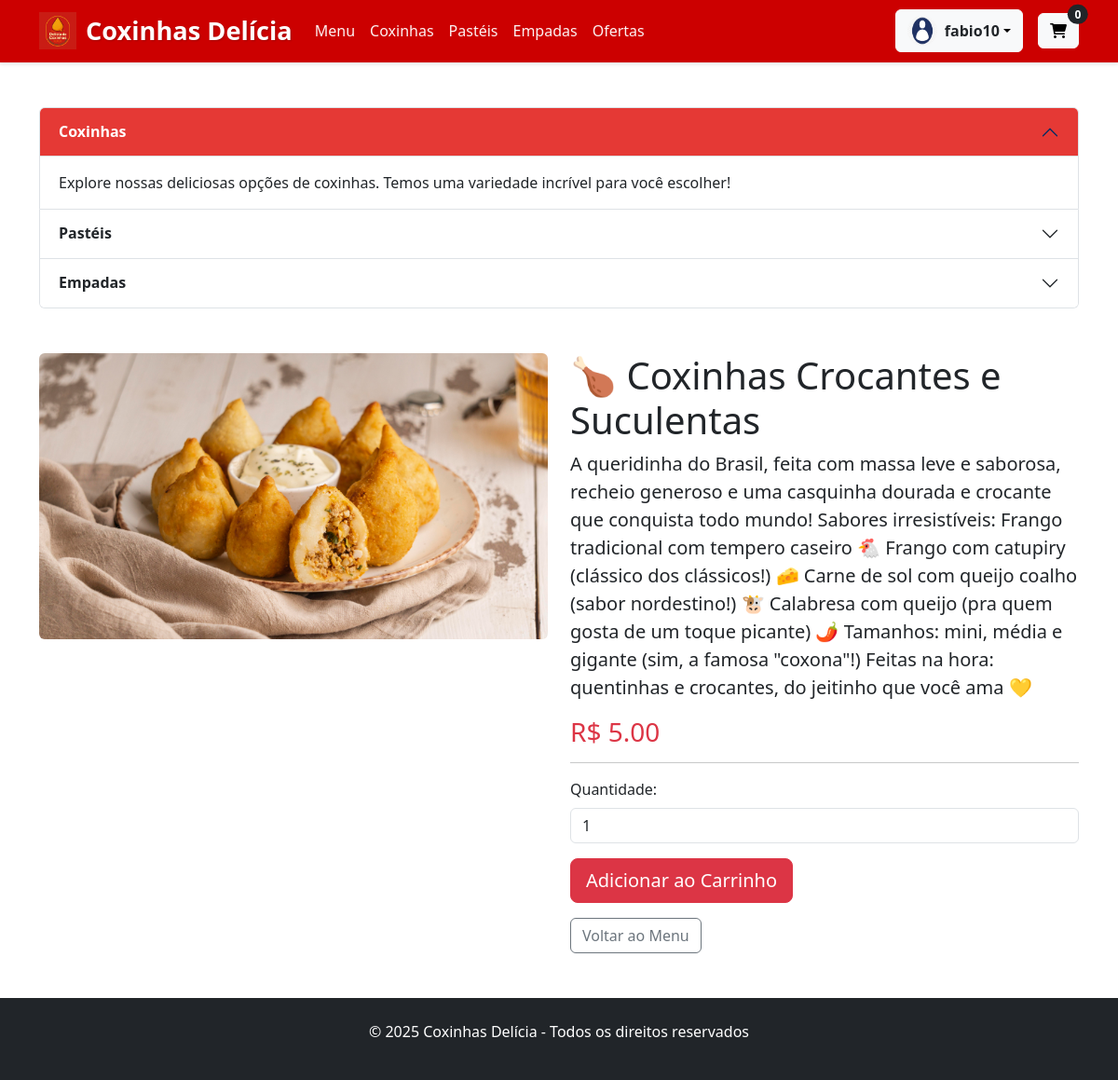
/produto/3/ (signed in), run on the app's committed database.
### cardapio/models.py (models this page shows, shortened)
class Usuario(AbstractUser):
    endereco = models.TextField(blank=True)
    telefone = models.CharField(max_length=15, default='')
    cep = models.CharField(max_length=9, verbose_name='CEP', default='00000-000')
    cidade = models.CharField(max_length=100, default='Não informado')
    rua = models.CharField(max_length=200, default='Não informado')
    numero = models.CharField(max_length=10, default='S/N')
    complemento = models.CharField(max_length=100, blank=True)
    class Meta:
        verbose_name = 'Cliente'
        verbose_name_plural = 'Clientes'

class Produto(models.Model):
    nome = models.CharField(max_length=100, verbose_name='Nome do Produto')
    descricao = models.TextField(verbose_name='Descrição', blank=True, null=True)
    preco = models.DecimalField(
        max_digits=6,
        decimal_places=2,
        verbose_name='Preço',
        validators=[MinValueValidator(Decimal('0.01'))]
    )
    categoria = models.ForeignKey('Categoria', on_delete=models.SET_NULL, null=True, blank=True)
    imagem = models.ImageField(upload_to='produtos/', blank=True, null=True)
    disponivel = models.BooleanField(default=True)
    data_cadastro = models.DateTimeField(default=timezone.now)
    class Meta:
        verbose_name = 'Produto'
        ordering = ['nome']

### cardapio/views.py (the view)
# urls.py: path('produto/<int:pk>/', views.ProdutoDetailView.as_view(), name='detalhe_produto'),
class ProdutoDetailView(LoginRequiredMixin, DetailView):
    model = Produto
    template_name = 'cardapio/detalhe_produto.html'
    context_object_name = 'produto'
    login_url = '/login/'

### cardapio/templates/cardapio/detalhe_produto.html (shortened to what this page needs)
{% extends 'cardapio/base.html' %}
{% block content %}
<div class="container my-5">
    <div class="row">
        <div class="col-md-6">
            <img src="{{ produto.imagem.url }}" class="img-fluid rounded" alt="{{ produto.nome }}">
        </div>
        <div class="col-md-6">
            <h1>{{ produto.nome }}</h1>
            <p class="lead">{{ produto.descricao }}</p>
            <h3 class="text-danger">R$ {{ produto.preco }}</h3>
            <hr>
            <form method="post" action="{% url 'adicionar_ao_carrinho' produto.pk %}">
                <div class="mb-3">
                    <label for="quantidade" class="form-label">Quantidade:</label>
                    <input type="number" class="form-control" id="quantidade" name="quantidade" value="1" min="1">
                </div>
                <button type="submit" class="btn btn-danger btn-lg">Adicionar ao Carrinho</button>
            </form>
            <a href="{% url 'menu' %}" class="btn btn-outline-secondary mt-3">Voltar ao Menu</a>
        </div>
    </div>
</div>
{% endblock %}

### cardapio/templates/cardapio/base.html (shortened to what this page needs)
<!DOCTYPE html>
{% load static %}
<html lang="pt-br">
<head>
    <link href="https://cdn.jsdelivr.net/npm/bootstrap@5.3.0/dist/css/bootstrap.min.css" rel="stylesheet">
    <link rel="stylesheet" href="https://cdnjs.cloudflare.com/ajax/libs/font-awesome/6.0.0/css/all.min.css">
</head>
<body>
    <nav class="navbar navbar-expand-lg navbar-dark">
        <div class="container">
            <a class="navbar-brand" href="{% url 'menu' %}">
                <img src="{% static 'images/logo.png' %}" alt="Logo Coxinhas Delícia" class="logo">
                Coxinhas Delícia
            </a>
            <div class="collapse navbar-collapse" id="navbarNav">
                <ul class="navbar-nav me-auto">
                    <li class="nav-item">
                        <a class="nav-link" href="{% url 'menu' %}">Menu</a>
                    </li>
                    <li class="nav-item">
                        <a class="nav-link" href="{% url 'menu' %}?categoria=Coxinha">Coxinhas</a>
                    </li>
                    <li class="nav-item">
                        <a class="nav-link" href="{% url 'menu' %}?categoria=Pastel">Pastéis</a>
                    </li>
                    <li class="nav-item">
                        <a class="nav-link" href="{% url 'menu' %}?categoria=Empada">Empadas</a>
                    </li>
                    <li class="nav-item">
                        <a class="nav-link" href="{% url 'menu' %}?categoria=Oferta">Ofertas</a>
                    </li>
                </ul>
                <div class="d-flex align-items-center">
                    {% if user.is_authenticated %}
                    <div class="dropdown user-dropdown">
                        <button class="btn btn-light dropdown-toggle d-flex align-items-center" type="button" id="userDropdown" data-bs-toggle="dropdown" aria-expanded="false">
                            <img src="{% static 'images/avata.png' %}" alt="Avatar" class="user-avatar">
                            <span class="fw-semibold text-dark">{{ user.get_full_name|default:user.username }}</span>
                        </button>
                    </div>
                    {% endif %}
                    <a href="{% url 'ver_carrinho' %}" class="btn btn-light position-relative ms-3">
                        <i class="fas fa-shopping-cart"></i>
                        <span class="position-absolute top-0 start-100 translate-middle badge rounded-pill bg-dark">
                            {{ request.session.carrinho_count|default:0 }}
                        </span>
                    </a>
                </div>
            </div>
        </div>
    </nav>
    <div class="container mt-5">
        <div class="accordion" id="accordionExample">
            <div class="accordion-item">
                <h2 class="accordion-header" id="headingOne">
                    <button class="accordion-button" type="button" data-bs-toggle="collapse" data-bs-target="#collapseOne" aria-expanded="true" aria-controls="collapseOne">
                        Coxinhas
                    </button>
                </h2>
                <div id="collapseOne" class="accordion-collapse collapse show" aria-labelledby="headingOne" data-bs-parent="#accordionExample">
                    <div class="accordion-body">
                        Explore nossas deliciosas opções de coxinhas. Temos uma variedade incrível para você escolher!
                    </div>
                </div>
            </div>
            <div class="accordion-item">
                <h2 class="accordion-header" id="headingTwo">
                    <button class="accordion-button collapsed" type="button" data-bs-toggle="collapse" data-bs-target="#collapseTwo" aria-expanded="false" aria-controls="collapseTwo">
                        Pastéis
                    </button>
                </h2>
            </div>
            <div class="accordion-item">
                <h2 class="accordion-header" id="headingThree">
                    <button class="accordion-button collapsed" type="button" data-bs-toggle="collapse" data-bs-target="#collapseThree" aria-expanded="false" aria-controls="collapseThree">
                        Empadas
                    </button>
                </h2>
            </div>
        </div>
    </div>
    {% block content %}{% endblock %}
    <footer class="bg-dark text-white py-4 mt-5">
        <div class="container text-center">
            <p>&copy; {% now "Y" %} Coxinhas Delícia - Todos os direitos reservados</p>
        </div>
    </footer>
</body>
</html>

### cardapio/templates/cardapio/base.html (style rules this page uses)
.navbar { background-color: #cc0000; box-shadow: 0 2px 4px rgba(0,0,0,0.1); }
.navbar-brand { font-weight: bold; font-size: 1.7rem; display: flex; align-items: center; color: #ffffff !important; text-shadow: 1px 1px 2px rgba(0,0,0,0.2); }
.logo { height: 40px; margin-right: 10px; }
.user-dropdown { margin-left: 15px; }
.user-avatar { width: 32px; height: 32px; border-radius: 50%; margin-right: 8px; }
.nav-link { color: #ffffff !important; font-weight: 500; transition: all 0.3s ease; opacity: 0.95; }
.accordion-button:not(.collapsed) { background-color: #e53935; color: white; }
.accordion-button { font-weight: bold; }

### data on the page
Usuario: get_full_name "fabio10"
Produto: imagem (picture), nome "🍗 Coxinhas Crocantes e Suculentas", descricao "A queridinha do Brasil, feita com massa leve e saborosa, recheio generoso e uma casquinha dourada e crocante que conquista todo mundo! Sabores irresistíveis: Frango tradicional com tempero caseiro 🐔 Frango com catupiry (clássico dos clássicos!) 🧀 Carne de sol com queijo coalho (sabor nordestino!) 🐮 Calabresa com queijo (pra quem gosta de um toque picante) 🌶️ Tamanhos: mini, média e gigante (sim, a famosa \"coxona\"!) Feitas na hora: quentinhas e crocantes, do jeitinho que você ama 💛", preco "5.00"

### other printed values
{{ request.session.carrinho_count|default:0 }} "0"
